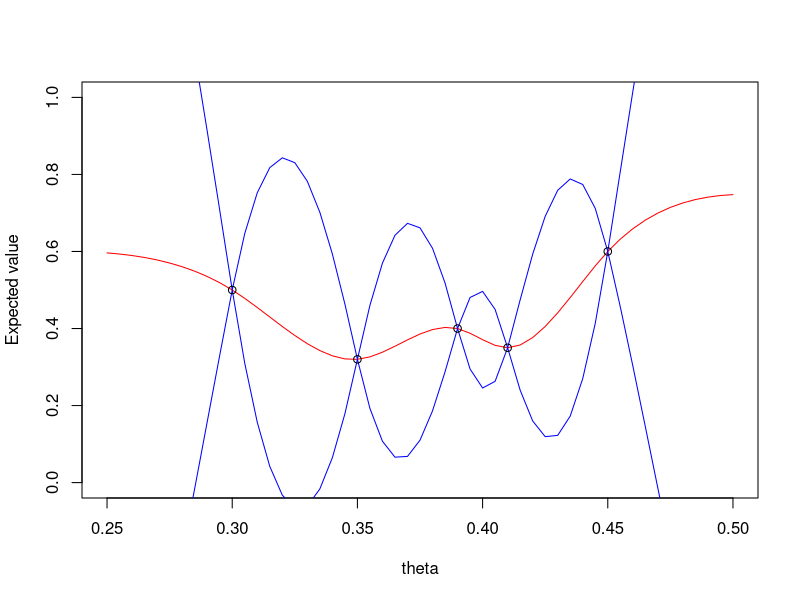

The R source for this figure:
# array of thetas from 0.25 to 0.5 in steps of 0.005
theta <- seq(0.25, 0.5, length.out = 51)

theta_0 <- c(0.3, 0.35, 0.39, 0.41, 0.45)
x_0 <- c(0.5, 0.32, 0.4, 0.35, 0.6)
var <- 0.5**2
# make array of 0.5 same length as theta
e_theta <- rep(0.5, length(theta))

# define function of variance
variance <- function(theta_1, theta_2) {
    return((1 + 15 * abs(theta_1 - theta_2)) * exp(-15 * abs(theta_1 - theta_2))/var)
}

# calculate variance matrix for theta
var_matrix_theta <- outer(theta, theta, variance)
var_matrix_theta_0 <- outer(theta_0, theta_0, variance)
var_matrix_com <- outer(theta, theta_0, variance)

expected <- e_theta + var_matrix_com %*% solve(var_matrix_theta_0) %*% (x_0 - rep(0.5, length(theta_0)))
var_exp <- var_matrix_theta - var_matrix_com %*% solve(var_matrix_theta_0) %*% t(var_matrix_com)

# plot
plot(theta, expected, col = "red", type = "l", xlab = "theta", ylab = "Expected value", ylim = c(0, 1))
lines(theta, expected + qnorm(0.95)*sqrt(diag(var_exp)), col = "blue")
lines(theta, expected - qnorm(0.95)*sqrt(diag(var_exp)), col = "blue")
points(theta_0, x_0)
